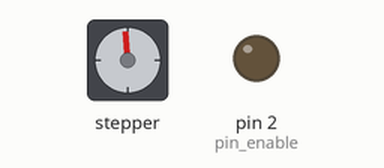
Simulated run of this sketch. Board: Arduino Uno, built with avr-gcc and run on an emulated ATmega328P. Shown: stepper motor, output pins drawn as LEDs (lit = HIGH). Stepper angles assume 200 steps per turn.

Above: at 0.32 s.
At 10.0 s:
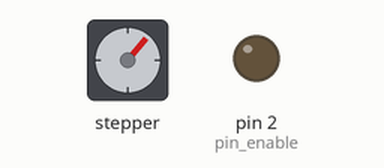
At 19.93 s:
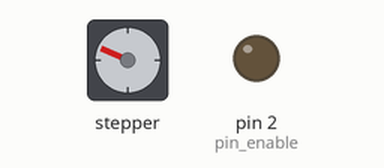
At 39.8 s:
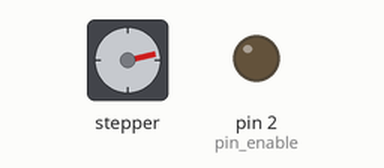
Timing chart, 0 to 40.0 s (numbered marks = the images above):
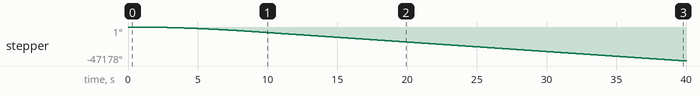

Measured:
- by itself, stepper: keeps turning counter-clockwise at about 1182°/s

The sketch:

Sensor_Viskositas.ino
```cpp
#include <AccelStepper.h>

#define pin_step 17
#define pin_dir 18
#define pin_enable 2

AccelStepper stepper(AccelStepper::DRIVER, pin_step, pin_dir);

void setup() {
  Serial.begin(115200);
  pinMode(pin_step, OUTPUT);
  pinMode(pin_dir, OUTPUT);
  pinMode(pin_enable, OUTPUT);

  stepper.setMaxSpeed(833.4);
  stepper.setAcceleration(100);

  stepper.moveTo(20000000000);
}

void loop() {
  stepper.run();
}
```
